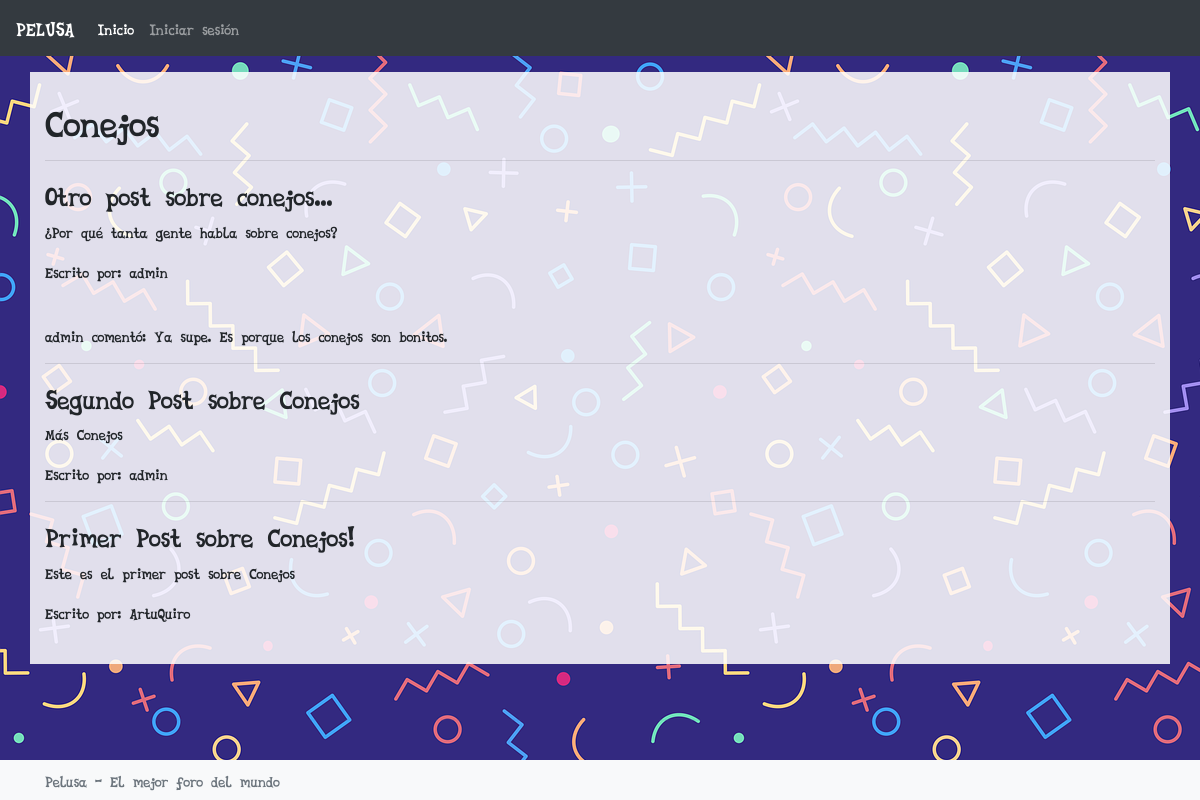
The app's page /Animales/Conejos with its own data.
### base/models.py (models this page shows, shortened)
class Post(models.Model): #Representa una publicación dentro de un tema
    titulo = models.CharField(max_length=200)
    contenido = models.TextField()
    fecha_creacion = models.DateTimeField(auto_now_add=True)
    editado = models.DateTimeField(auto_now_add=True)
    usuario = models.ForeignKey(User, null=True, on_delete=models.SET_NULL)
    tema = models.ForeignKey(Tema, on_delete=models.CASCADE)

class Comentario(models.Model): #Representa un comentario hecho en respuesta a un Post
    contenido = models.TextField()
    fecha_creacion = models.DateTimeField(auto_now_add=True)
    editado = models.DateTimeField(auto_now_add=True)
    usuario = models.ForeignKey(User, null=True, on_delete=models.SET_NULL)
    post = models.ForeignKey(Post, on_delete=models.CASCADE)

### base/views.py (the view)
# urls.py: path('Animales/Conejos',views.conejos),
def conejos(request):
    posts = Post.objects.filter(tema='1').order_by('-fecha_creacion')
    return render(request, 'Conejos.html', {'posts':posts})

### templates/Conejos.html (shortened to what this page needs)
{% extends "layouts/main.html" %}
{% block content %}
<h1>Conejos</h1>
{% for p in posts %}
<hr/>
<h3>{{p.titulo}}</h3>
<p>{{p.contenido}}</p>
<p>Escrito por: {{ p.usuario }}
</p>
{% for c in p.comentario_set.all %}
    <br/>{{c.usuario}} comentó: {{c.contenido}}
{% endfor %}
{% endfor %}
{% endblock %}

### templates/layouts/main.html (shortened to what this page needs)
{% load static %}
<!DOCTYPE html>
<html lang="es">
<head>
    <link rel="stylesheet" href="{% static 'styles/bootstrap.css' %}">
    <link rel="stylesheet" href="{% static 'styles/estilos.css' %}">
</head>
<body{% if request.session.dark_mode %} class="dark-mode"{% endif %}}>
    <header>
        <p>Eso sí quiero que aparezca</p>
        <nav class="navbar navbar-expand-md navbar-dark fixed-top bg-dark">
            <a class="navbar-brand" href="/">PELUSA</a>
            <div class="collapse navbar-collapse" id="navbar-collapse">
                <ul class="navbar-nav mr-auto">
                    <li class="nav-item active">
                        <a class="nav-link" href="/">Inicio</a>
                    </li>
                    {% if request.user.is_authenticated %}
                    <li class="nav-item">
                        <a class="nav-link" href="/post">Nuevo Post</a>
                    </li>
                    <li class="nav-item">
                        <a class="nav-link" href="/logout">Cerrar sesión</a>
                    </li>
                    <li class="nav-item">
                        <a class="nav-link">{{request.user.username}}</a>
                    </li>
                    <li>
                        <a class="nav-link" href="{% url 'toggle_dark_mode' %}">Cambiar fondo</a>
                    </li>
                    {% else %}
                    <li class="nav-item">
                        <a class="nav-link" href="/login">Iniciar sesión</a>
                    </li>
                    {% endif %}
                </ul>
            </div>
        </nav>
    </header>
    <main role="main" class="container my-5 tra" style="background-color: rgba(255, 255, 255, 0.85)">
        <div class="py-4">
            {% block content %}
            {% endblock %}
        </div>
    </main>
    <footer class="footer bg-light p-2 fixed-bottom">
        <div class="container">
            <span class="text-muted">Pelusa - El mejor foro del mundo</span>
        </div>
    </footer>
</body>
</html>

### records on screen
Post: titulo "Otro post sobre conejos...", contenido "¿Por qué tanta gente habla sobre conejos?", usuario "admin"
Comentario: usuario "admin", contenido "Ya supe. Es porque los conejos son bonitos."
Post: titulo "Segundo Post sobre Conejos", contenido "Más Conejos", usuario "admin"
Post: titulo "Primer Post sobre Conejos!", contenido "Este es el primer post sobre Conejos", usuario "ArtuQuiro"
